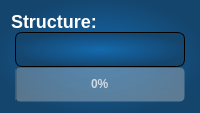
        <widget class="QFrame" name="verticalFrame">
         <property name="styleSheet">
          <string notr="true">QFrame{
	background-color: qradialgradient(spread:reflect, cx:0.5, cy:0.5, radius:0.7, fx:0.499, fy:0.505682, stop:0 rgba(20, 106, 173, 253), stop:0.756757 rgba(20, 69, 109, 255));
	color: #ffffff;
}</string>
         </property>
         <layout class="QVBoxLayout" name="verticalLayout_11">
          <property name="spacing">
           <number>0</number>
          </property>
          <property name="leftMargin">
           <number>11</number>
          </property>
          <property name="topMargin">
           <number>11</number>
          </property>
          <property name="bottomMargin">
           <number>11</number>
          </property>
          <item>
           <widget class="QLabel" name="labelStructure">
            <property name="maximumSize">
             <size>
              <width>170</width>
              <height>22</height>
             </size>
            </property>
            <property name="styleSheet">
             <string notr="true">QLabel{
	font-size: 18px;
	font-weight: bold;
	color:#ffffff;
	background-color: rgba(0,0,0,0%)
}</string>
            </property>
            <property name="text">
             <string>Structure:</string>
            </property>
           </widget>
          </item>
          <item alignment="Qt::AlignHCenter">
           <widget class="QComboBox" name="comboBoxWEPL">
            <property name="enabled">
             <bool>false</bool>
            </property>
            <property name="minimumSize">
             <size>
              <width>170</width>
              <height>35</height>
             </size>
            </property>
            <property name="maximumSize">
             <size>
              <width>170</width>
              <height>35</height>
             </size>
            </property>
            <property name="styleSheet">
             <string notr="true">QComboBox{
	font-weight: bold;
	font-size: 18px;
	background-color: qradialgradient(spread:reflect, cx:0.5, cy:0.5, radius:0.7, fx:0.499, fy:0.505682, stop:0 rgba(20, 106, 173, 253), stop:0.756757 rgba(20, 69, 109, 255));
	color: rgba(255,255,255,60%);
	border-width: 1.4px;
	border-color: #000000;
	border-style: solid;
	border-radius: 7px;
	
}
QComboBox QAbstractItemView{
	selection-background-color: rgba(255,190,56,100%); 
}

QComboBox::drop-down{
	border: 0px;
}

QComboBox::down-arrow {
	image: url(/Users/ct-10/Desktop/down.png);
    width: 14px;
    height: 14px;
}




</string>
            </property>
            <property name="currentText">
             <string/>
            </property>
           </widget>
          </item>
          <item alignment="Qt::AlignHCenter">
           <widget class="QProgressBar" name="progressBarWEPL">
            <property name="minimumSize">
             <size>
              <width>170</width>
              <height>35</height>
             </size>
            </property>
            <property name="maximumSize">
             <size>
              <width>170</width>
              <height>35</height>
             </size>
            </property>
            <property name="styleSheet">
             <string notr="true">QProgressBar{
border: 1px solid transparent;
font-weight: bold;
text-align: center;
color:rgba(255,255,255,70%);
border-radius: 5px;
background-color:qlineargradient(spread:pad, x1:0, y1:0, x2:1, y2:1, stop:0 rgba(182, 182, 182, 100), stop:1 rgba(209, 209, 209, 100));
}                               </string>
            </property>
            <property name="value">
             <number>0</number>
            </property>
           </widget>
          </item>
         </layout>
        </widget>
